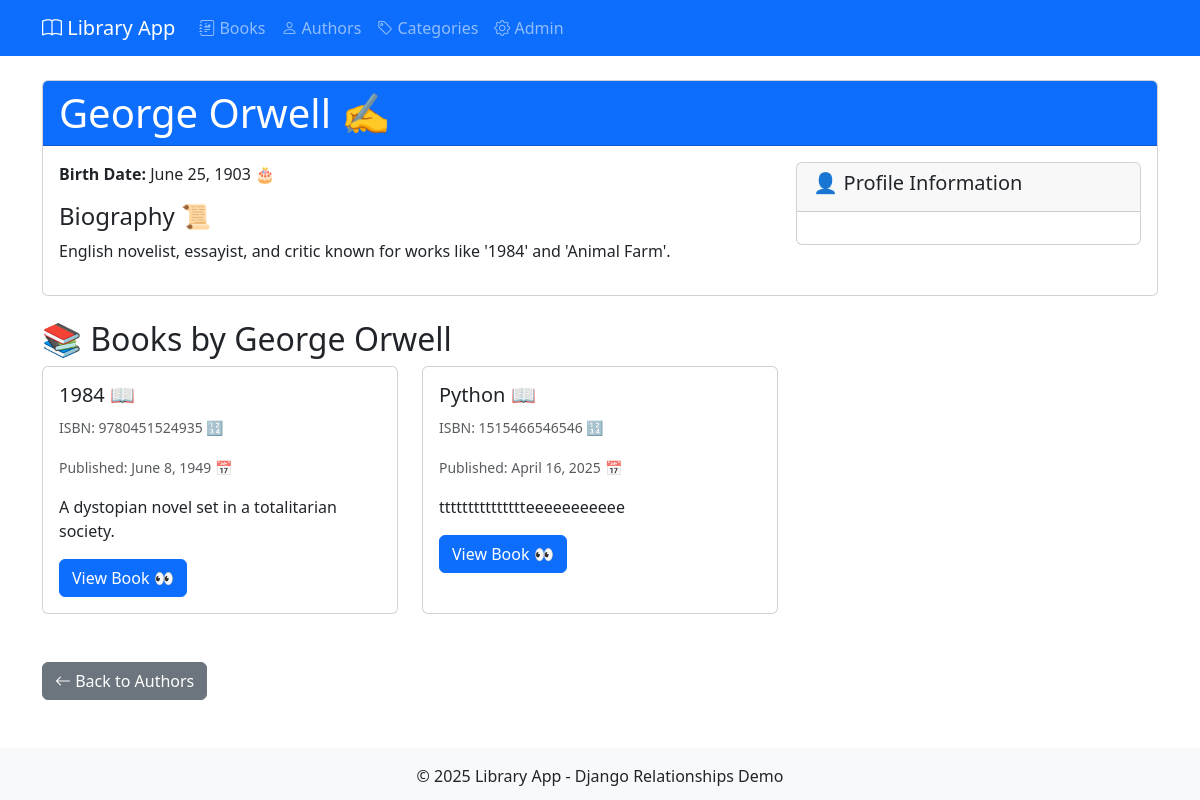
The page /authors/2/ on the database its author committed.
### library/models.py (models this page shows, shortened)
class Author(models.Model):
    name = models.CharField(max_length=100)
    birth_date = models.DateField(null=True, blank=True)
    biography = models.TextField(blank=True)

class Book(models.Model):
    title = models.CharField(max_length=200)
    author = models.ForeignKey(
        Author,
        on_delete=models.CASCADE,
        related_name='books'
    )
    isbn = models.CharField('ISBN', max_length=13, unique=True)
    publication_date = models.DateField(null=True, blank=True)
    summary = models.TextField(blank=True)
    categories = models.ManyToManyField(Category, related_name='books')
    publishers = models.ManyToManyField(
        Publisher,
        through='Publication',
        through_fields=('book', 'publisher'),
        related_name='books'
    )

### library/views.py (the view)
# urls.py: path('authors/<int:pk>/', views.author_detail, name='author_detail'),
def author_detail(request, pk):
    author = get_object_or_404(Author, pk=pk)
    books = author.books.select_related('author').prefetch_related('categories')
    return render(request, 'library/author_detail.html', {'author': author, 'books': books})

### library/templates/library/author_detail.html (shortened to what this page needs)
{% extends "library/base.html" %}
{% block content %}
<div class="card mb-4">
    <div class="card-header bg-primary text-white">
        <h1 class="mb-0">{{ author.name }} ✍️</h1>
    </div>
    <div class="card-body">
        <div class="row">
            <div class="col-md-8">
                {% if author.birth_date %}
                    <p><strong>Birth Date:</strong> {{ author.birth_date }} 🎂</p>
                {% endif %}
                {% if author.biography %}
                    <h4>Biography 📜</h4>
                    <p>{{ author.biography }}</p>
                {% endif %}
            </div>
            <div class="col-md-4">
                {% if author.profile %}
                    <div class="card">
                        <div class="card-header">
                            <h5>👤 Profile Information</h5>
                        </div>
                        <div class="card-body">
                        </div>
                    </div>
                {% endif %}
            </div>
        </div>
    </div>
</div>
<h2>📚 Books by {{ author.name }}</h2>
<div class="row">
    {% for book in books %}
        <div class="col-md-4 mb-4">
            <div class="card h-100">
                <div class="card-body">
                    <h5 class="card-title">{{ book.title }} 📖</h5>
                    <p class="card-text">
                        <small class="text-muted">ISBN: {{ book.isbn }} 🔢</small>
                    </p>
                    {% if book.publication_date %}
                        <p class="card-text">
                            <small class="text-muted">Published: {{ book.publication_date }} 📅</small>
                        </p>
                    {% endif %}
                    <p class="card-text">{{ book.summary|truncatechars:100 }}</p>
                    <a href="{% url 'book_detail' book.id %}" class="btn btn-primary">View Book 👀</a>
                </div>
            </div>
        </div>
    {% empty %}
        <div class="col-12">
            <div class="alert alert-info">
                <i class="bi bi-info-circle"></i> This author has no books yet. 📭
            </div>
        </div>
    {% endfor %}
</div>
<a href="{% url 'author_list' %}" class="btn btn-secondary mt-4">
    <i class="bi bi-arrow-left"></i> Back to Authors
</a>
{% endblock %}

### rows shown on the page
Author: name "George Orwell", birth_date "June 25, 1903", biography "English novelist, essayist, and critic known for works like '1984' and 'Animal Farm'."
Book: title "1984", isbn "9780451524935", publication_date "June 8, 1949", summary "A dystopian novel set in a totalitarian society."
Book: title "Python", isbn "1515466546546", publication_date "April 16, 2025", summary "ttttttttttttttteeeeeeeeeee"
